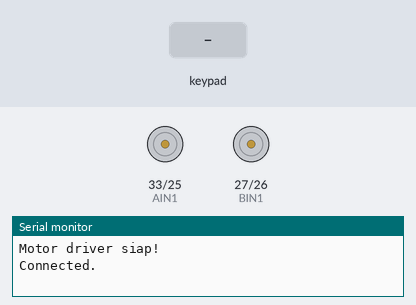
This sketch was run on a simulated ESP32. Shown: motor-driver pin pairs drawn as motors (green arrow = first pin HIGH = forward, orange = second pin HIGH = backward, longer = more drive, scaled by the enable pin), the last lines printed to the serial monitor. Inputs (shaded band) come from the test bench. Nothing arrives over Bluetooth unless stated.

Above: at 2.2 s.
2.3 s: key 'U' pressed
At 2.53 s:
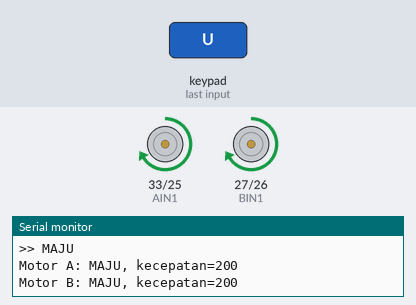
4.2 s: key 'D' pressed
At 4.43 s:
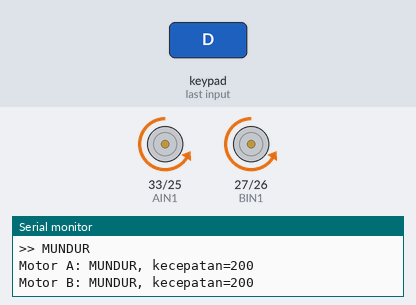
6.1 s: key 'L' pressed
At 6.33 s:
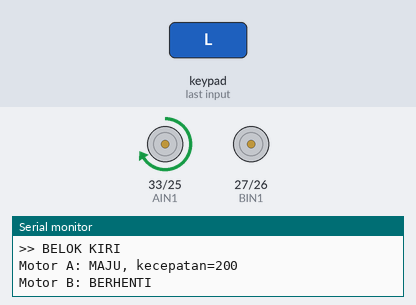
8.0 s: key 'R' pressed
At 8.23 s:
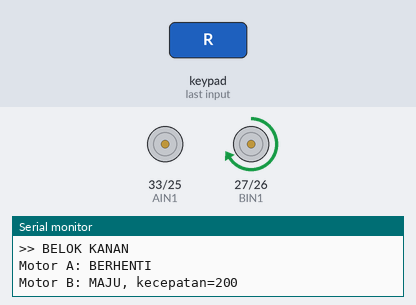
Timing chart, 0 to 10.9 s (numbered marks = the images above; inputs shaded):
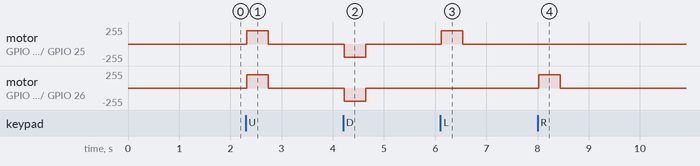

The sketch:

Sumo_26_ESP32_PS3.ino
```cpp
#include <Ps3Controller.h>
int player = 1;
// =============================================
// ESP32 DevKit Type-C + TB6612FNG Motor Driver
// Kontrol 2 Motor DC (Motor A dan Motor B)
// =============================================
// ESP32 DevKit Type-C
// --- Pin Motor A ---
// #define PWMA  0   // PWM kecepatan motor A  0
// #define AIN1  3   // Arah motor A - input 1 3
// #define AIN2  1   // Arah motor A - input 2 1
//
// --- Pin Motor B ---
// #define PWMB  10  // PWM kecepatan motor B  10
// #define BIN1  7   // Arah motor B - input 1 7
// #define BIN2  6   // Arah motor B - input 2 6

// --- Pin Motor A ---
#define PWMA 32  // PWM kecepatan motor A  0
#define AIN1 33  // Arah motor A - input 1 3
#define AIN2 25  // Arah motor A - input 2 1

// --- Pin Motor B ---
#define PWMB 14  // PWM kecepatan motor B  10
#define BIN1 27  // Arah motor B - input 1 7
#define BIN2 26  // Arah motor B - input 2 6
int kecepatan = 200;
// --- Pin Standby ---
// #define STBY  8   // Standby TB6612FNG (HIGH = aktif, LOW = sleep)

// --- Konfigurasi PWM (Arduino ESP32 core v3.x pakai ledcAttach) ---
#define PWM_FREQ 1000     // Frekuensi PWM 1kHz
#define PWM_RESOLUTION 8  // Resolusi 8-bit (0-255)
void onConnect() {
  Serial.println("Connected.");
}
// =============================================
// Fungsi Setup
// =============================================
void setup() {
  Serial.begin(115200);
  Ps3.attach(notify);
  Ps3.attachOnConnect(onConnect);
  Ps3.begin("12:22:33:44:55:66");
  // Inisialisasi pin arah sebagai OUTPUT
  pinMode(AIN1, OUTPUT);
  pinMode(AIN2, OUTPUT);
  pinMode(BIN1, OUTPUT);
  pinMode(BIN2, OUTPUT);
  // pinMode(STBY, OUTPUT);

  // Setup PWM menggunakan API baru ESP32 Arduino (v3.x)
  ledcAttach(PWMA, PWM_FREQ, PWM_RESOLUTION);
  ledcAttach(PWMB, PWM_FREQ, PWM_RESOLUTION);

  // Aktifkan driver (keluar dari mode standby)
  // digitalWrite(STBY, HIGH);

  Serial.println("Motor driver siap!");
  delay(1000);
}

// =============================================
// Fungsi Motor A
// =============================================
void motorA_maju(int kecepatan) {
  // kecepatan: 0-255
  digitalWrite(AIN1, HIGH);
  digitalWrite(AIN2, LOW);
  ledcWrite(PWMA, kecepatan);
  Serial.printf("Motor A: MAJU, kecepatan=%d\n", kecepatan);
}

void motorA_mundur(int kecepatan) {
  digitalWrite(AIN1, LOW);
  digitalWrite(AIN2, HIGH);
  ledcWrite(PWMA, kecepatan);
  Serial.printf("Motor A: MUNDUR, kecepatan=%d\n", kecepatan);
}

void motorA_berhenti() {
  digitalWrite(AIN1, LOW);
  digitalWrite(AIN2, LOW);
  ledcWrite(PWMA, 0);
  Serial.println("Motor A: BERHENTI");
}

void motorA_rem() {
  // Rem aktif (short brake)
  digitalWrite(AIN1, HIGH);
  digitalWrite(AIN2, HIGH);
  ledcWrite(PWMA, 255);
  Serial.println("Motor A: REM");
}

// =============================================
// Fungsi Motor B
// =============================================  analogWrite(pwm2, 0);
void motorB_maju(int kecepatan) {
  digitalWrite(BIN1, HIGH);
  digitalWrite(BIN2, LOW);
  ledcWrite(PWMB, kecepatan);
  Serial.printf("Motor B: MAJU, kecepatan=%d\n", kecepatan);
}

void motorB_mundur(int kecepatan) {
  digitalWrite(BIN1, LOW);
  digitalWrite(BIN2, HIGH);
  ledcWrite(PWMB, kecepatan);
  Serial.printf("Motor B: MUNDUR, kecepatan=%d\n", kecepatan);
}

void motorB_berhenti() {
  digitalWrite(BIN1, LOW);
  digitalWrite(BIN2, LOW);
  ledcWrite(PWMB, 0);
  Serial.println("Motor B: BERHENTI");
}

void motorB_rem() {
  digitalWrite(BIN1, HIGH);
  digitalWrite(BIN2, HIGH);
  ledcWrite(PWMB, 255);
  Serial.println("Motor B: REM");
}

// =============================================
// Fungsi Gerak Robot
// =============================================
void maju(int kecepatan) {
  Serial.println(">> MAJU");
  motorA_maju(kecepatan);
  motorB_maju(kecepatan);
}

void mundur(int kecepatan) {
  Serial.println(">> MUNDUR");
  motorA_mundur(kecepatan);
  motorB_mundur(kecepatan);
}

void belok_kanan_1(int kecepatan) {
  Serial.println(">> BELOK KANAN");
  motorA_maju(kecepatan / 2);  // Motor A lebih cepat
  motorB_maju(kecepatan);      // Motor B lebih lambat
}

void belok_kiri_1(int kecepatan) {
  Serial.println(">> BELOK KIRI");
  motorA_maju(kecepatan);      // Motor A lebih lambat
  motorB_maju(kecepatan / 2);  // Motor B lebih cepat
}

void belok_kanan_2(int kecepatan) {
  Serial.println(">> BELOK KANAN");
  motorA_berhenti();       // Motor A lebih cepat
  motorB_maju(kecepatan);  // Motor B lebih lambat
}

void belok_kiri_2(int kecepatan) {
  Serial.println(">> BELOK KIRI");
  motorA_maju(kecepatan);  // Motor A lebih lambat
  motorB_berhenti();       // Motor B lebih cepat
}

void belok_kanan_3(int kecepatan) {
  Serial.println(">> BELOK KANAN");
  motorA_mundur(kecepatan);  // Motor A lebih cepat
  motorB_maju(kecepatan);    // Motor B lebih lambat
}

void belok_kiri_3(int kecepatan) {
  Serial.println(">> BELOK KIRI");
  motorA_maju(kecepatan);    // Motor A lebih lambat
  motorB_mundur(kecepatan);  // Motor B lebih cepat
}

void putar_kanan(int kecepatan) {
  Serial.println(">> PUTAR KANAN (di tempat)");
  motorA_maju(kecepatan);
  motorB_mundur(kecepatan);
}

void putar_kiri(int kecepatan) {
  Serial.println(">> PUTAR KIRI (di tempat)");
  motorA_mundur(kecepatan);
  motorB_maju(kecepatan);
}

void berhenti() {
  Serial.println(">> BERHENTI");
  motorA_berhenti();
  motorB_berhenti();
}

// void standby(bool aktif) {
//   // false = masuk mode sleep (hemat daya)
//   // true  = keluar dari sleep
//   digitalWrite(STBY, aktif ? HIGH : LOW);
//   Serial.printf("Driver mode: %s\n", aktif ? "AKTIF" : "SLEEP");
// }

// =============================================
// Fungsi Notify atau receivernya
// =============================================

void notify() {
  //--- Digital cross/square/triangle/circle button events ---
  if (Ps3.event.button_down.cross) {
    Serial.println("Started pressing the cross button");
  }
  if (Ps3.event.button_up.cross) {
    Serial.println("Released the cross button");
    berhenti();
  }

  if (Ps3.event.button_down.square) {
    Serial.println("Started pressing the square button");
  }
  if (Ps3.event.button_up.square) {
    Serial.println("Released the square button");
    berhenti();
  }

  if (Ps3.event.button_down.triangle) {
    Serial.println("Started pressing the triangle button");
  }
  if (Ps3.event.button_up.triangle) {
    Serial.println("Released the triangle button");
    berhenti();
  }

  if (Ps3.event.button_down.circle) {
    Serial.println("Started pressing the circle button");
  }
  if (Ps3.event.button_up.circle) {
    Serial.println("Released the circle button");
    berhenti();
  }

  //--------------- Digital D-pad button events --------------
  if (Ps3.event.button_down.up) {
    Serial.println("Started pressing the up button");
    maju(kecepatan);
  }
  if (Ps3.event.button_up.up) {
    Serial.println("Released the up button");
    berhenti();
  }

  if (Ps3.event.button_down.right) {
    Serial.println("Started pressing the right button");
    belok_kanan_2(kecepatan);
  }
  if (Ps3.event.button_up.right) {
    Serial.println("Released the right button");
    berhenti();
  }

  if (Ps3.event.button_down.down) {
    Serial.println("Started pressing the down button");
    mundur(kecepatan);
  }
  if (Ps3.event.button_up.down) {
    Serial.println("Released the down button");
    berhenti();
  }

  if (Ps3.event.button_down.left) {
    Serial.println("Started pressing the left button");
    belok_kiri_2(kecepatan);
  }
  if (Ps3.event.button_up.left) {
    Serial.println("Released the left button");
    berhenti();
  }

  //------------- Digital shoulder button events -------------
  if (Ps3.event.button_down.l1) {
    Serial.println("Started pressing the left shoulder button");
  }
  if (Ps3.event.button_up.l1) {
    Serial.println("Released the left shoulder button");
    berhenti();
  }

  if (Ps3.event.button_down.r1) {
    Serial.println("Started pressing the right shoulder button");
  }
  if (Ps3.event.button_up.r1) {
    Serial.println("Released the right shoulder button");
    berhenti();
  }

  //-------------- Digital trigger button events -------------
  if (Ps3.event.button_down.l2) {
    Serial.println("Started pressing the left trigger button");
  }
  if (Ps3.event.button_up.l2) {
    Serial.println("Released the left trigger button");
    berhenti();
  }

  if (Ps3.event.button_down.r2) {
    Serial.println("Started pressing the right trigger button");
  }
  if (Ps3.event.button_up.r2) {
    Serial.println("Released the right trigger button");
    berhenti();
  }
}

// =============================================
// Loop Utama - Demo Gerakan
// =============================================
void loop() {
  // Serial.println("\n===== Demo Gerakan Robot =====");
  if (!Ps3.isConnected()) {
    return;
  }
  Ps3.setPlayer(player);

  // Maju penuh 2 detik
  // maju(200);
  // delay(3000);
  // maju(100);
  // delay(3000);
  // delay(2000);

  // berhenti();
  // delay(500);

  // Mundur 1.5 detik
  // mundur(180);
  // delay(1500);

  // berhenti();
  // delay(500);

  // // Belok kanan 1 detik
  // belok_kanan(200);
  // delay(1000);

  // berhenti();
  // delay(500);

  // // Belok kiri 1 detik
  // belok_kiri(200);
  // delay(1000);

  // berhenti();
  // delay(500);

  // // Putar di tempat ke kanan
  // putar_kanan(150);
  // delay(800);

  // berhenti();
  // delay(500);

  // // Putar di tempat ke kiri
  // putar_kiri(150);
  // delay(800);

  // berhenti();
  // delay(500);

  // // Demo akselerasi bertahap
  // Serial.println(">> AKSELERASI BERTAHAP");
  // for (int spd = 0; spd <= 255; spd += 5) {
  //   maju(spd);
  //   delay(30);
  // }

  // // Deselerasi bertahap
  // Serial.println(">> DESELERASI BERTAHAP");
  // for (int spd = 255; spd >= 0; spd -= 5) {
  //   maju(spd);
  //   delay(30);
  // }

  // berhenti();

  // // Mode sleep 2 detik
  // standby(false);
  // delay(2000);
  // standby(true);

  // delay(1000);
}
```

Measured:
- after the input at 2.3 s, motor on GPIO 33 (AIN1) / GPIO 25 (AIN2), motor on GPIO 27 (BIN1) / GPIO 26 (BIN2): stopped → forward 199/255 at once, → stopped 0.42 s later
- after the input at 4.2 s, motor on GPIO 33 (AIN1) / GPIO 25 (AIN2), motor on GPIO 27 (BIN1) / GPIO 26 (BIN2): stopped → backward 199/255 at once, → stopped 0.42 s later
- after the input at 6.1 s, motor on GPIO 33 (AIN1) / GPIO 25 (AIN2): stopped → forward 199/255 at once, → stopped 0.42 s later
- after the input at 8.0 s, motor on GPIO 27 (BIN1) / GPIO 26 (BIN2): stopped → forward 199/255 at once, → stopped 0.42 s later
